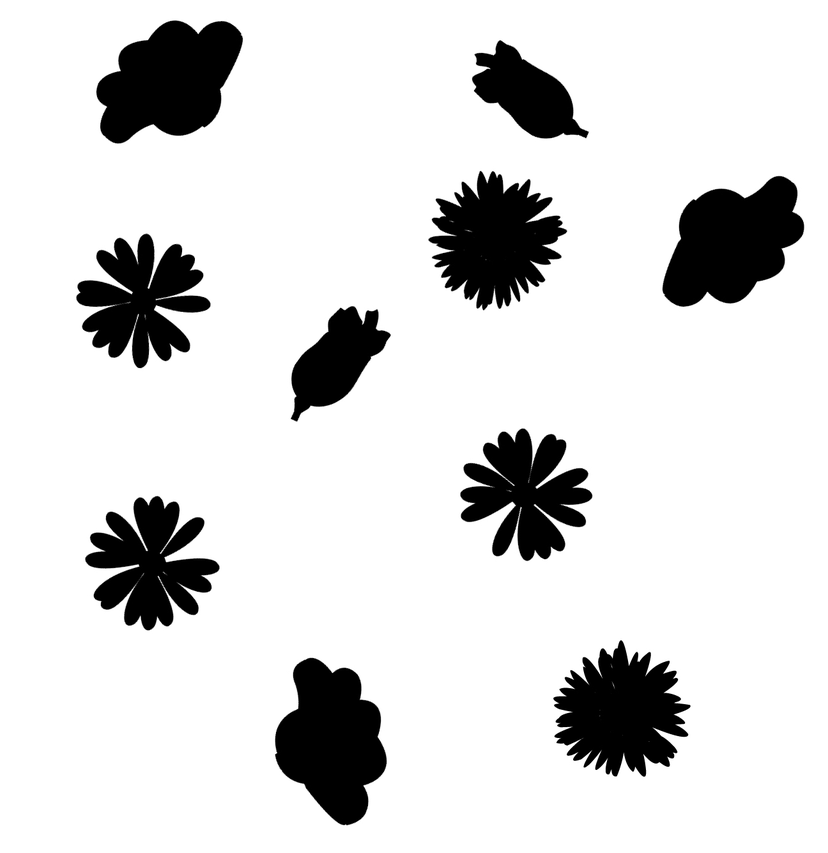
%> input picture zadanie3/features/Obraz1.png, 828 x 853 px, shrunk from 1296 x 1335 before the run
$ octave uloha2.m   (GNU Octave 9; MATLAB toolbox functions it lacks are replaced by stand-ins)
%> lines starting %> are read from the running program, lines starting %| are printed output that depends on the picture; in (x1, y1, x2, y2) boxes, pixels count from 0 and x2, y2 are one past the last pixel; in counts of white or black regions, pixels touching at a corner belong together; the program's own positions count from 1
OBRAZ1 = double(rgb2gray(imread('features\Obraz1.png')));
%> OBRAZ1: size 853x828 double; min 0, max 255, mean 218.2
OBRAZ1 = OBRAZ1<100;
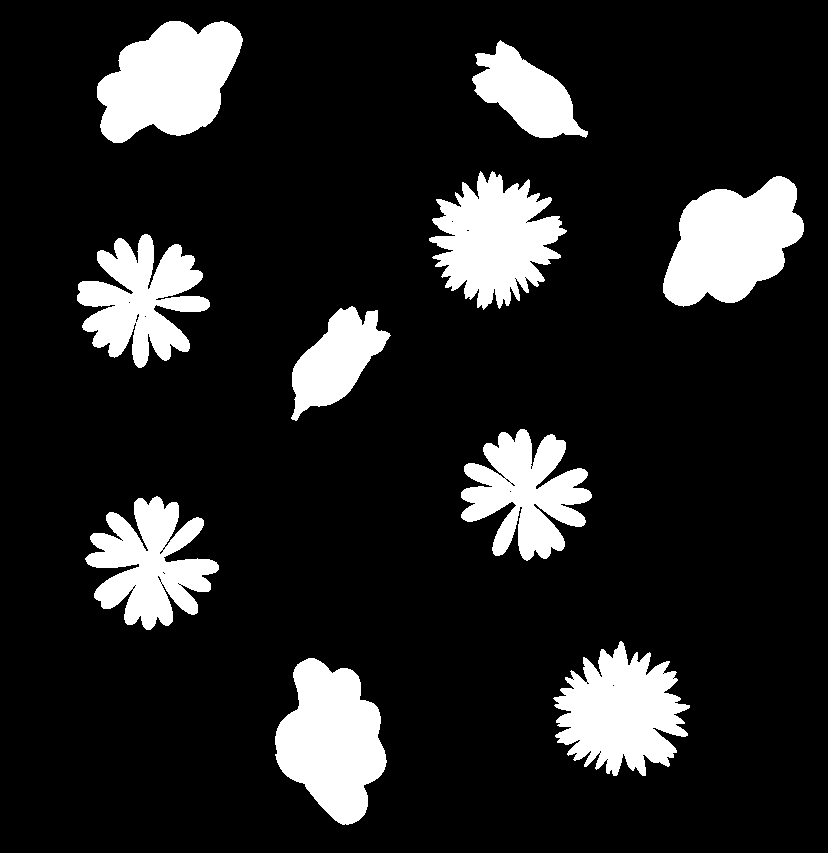
%> OBRAZ1: size 853x828 logical; 14.3% white; 10 white regions, largest, box (x1, y1, x2, y2) and area: (275, 658, 387, 825) 12228, (97, 21, 243, 143) 12221, (663, 176, 804, 307) 12220

figure('Name','H푔danie objektov v OBRAZ1', 'NumberTitle','off');
%set(gcf, 'Units', 'Normalized', 'OuterPosition', [0 0 1 1]);
imshow(OBRAZ1);

OBJEKT1 = double(rgb2gray(imread('features\Objekt1.png')));
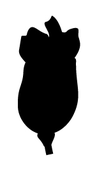
%> input picture zadanie3/features/Objekt1.png, 97 x 171 px, shrunk from 152 x 268 before the run
%> OBJEKT1: size 171x97 double; min 0, max 255, mean 164.3
OBJEKT1 = OBJEKT1<100;
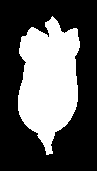
%> OBJEKT1: size 171x97 logical; 35.3% white; 1 white region, box (x1, y1, x2, y2) and area: (18, 16, 80, 155) 5855
% figure;
% imshow(OBJEKT1);

OBJEKT2 = double(rgb2gray(imread('features\Objekt2.png')));
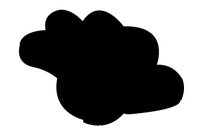
%> input picture zadanie3/features/Objekt2.png, 207 x 140 px, shrunk from 324 x 219 before the run
%> OBJEKT2: size 140x207 double; min 0, max 255, mean 146.7
OBJEKT2 = OBJEKT2<100;
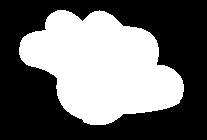
%> OBJEKT2: size 140x207 logical; 42.3% white; 1 white region, box (x1, y1, x2, y2) and area: (19, 10, 184, 125) 12260
% figure;
% imshow(OBJEKT2);

%ruza tam nie je
%> (the run ends here)
